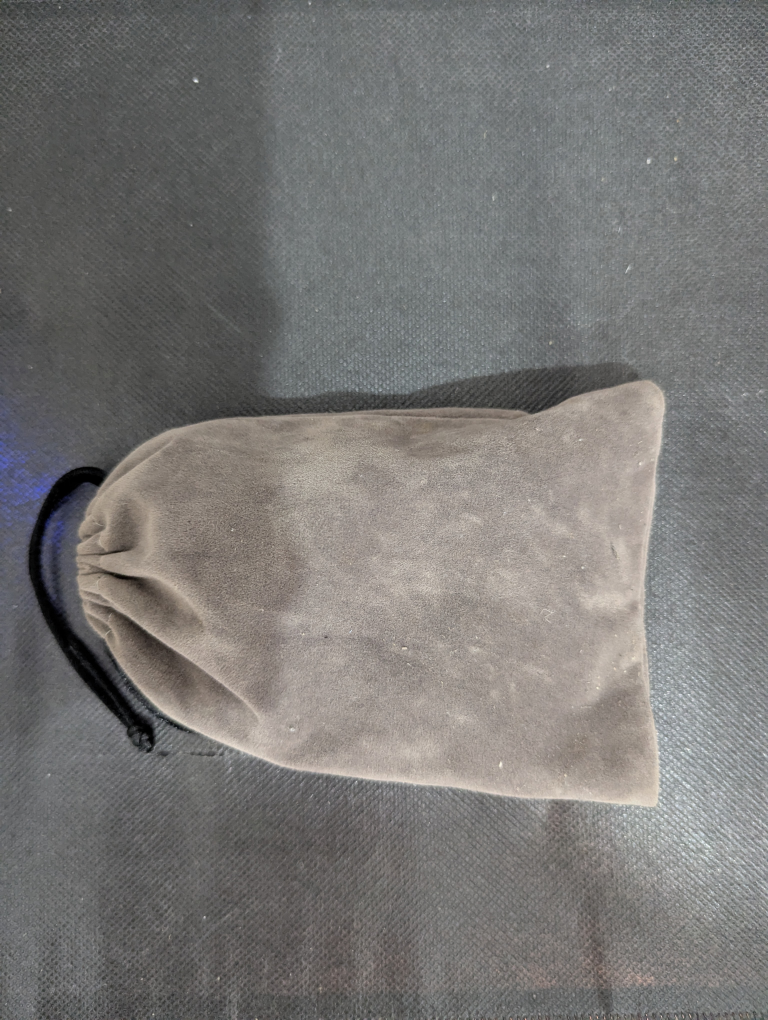
#> input picture images/1.jpg, 3072 x 4080 px (shown at 1/4 size)
$ python main.py images/1.jpg   (older library calls are emulated)
#> lines starting #> are read from the running program, lines starting #| are printed output that depends on the picture; after the words box and inside, x2 and y2 are one past the last pixel; in counts of white or black regions, pixels touching at a corner belong together
### feature_extractor.py
import cv2
import numpy as np
from image_processor import ImageProcessor
from frequency_analyzer import FrequencyAnalyzer
from color_analyzer import ColorAnalyzer

class FeatureExtractor:

    @staticmethod
    def extract(image):
        # 1. CORREÇÃO: Fazer um CROP central para não destruir os pixels da IA com interpolação
        h, w = image.shape[:2]
        start_y = max(0, h//2 - 256)
        start_x = max(0, w//2 - 256)
        image_cropped = image[start_y:start_y+512, start_x:start_x+512]

        # Garantia de que a imagem terá 512x512 caso a original seja muito pequena
        image_resized = ImageProcessor.prepare_image(image_cropped, target_size=(512, 512))

        # 2. CORREÇÃO: A FFT deve analisar a imagem CRUA (sem blur)
        gray_raw = ImageProcessor.to_grayscale(image_resized)
        freq_score = FrequencyAnalyzer.analyze(gray_raw)

        # 3. Suaviza ruídos APÓS a FFT para preparar a análise de cores/bordas
        image_blurred = ImageProcessor.remove_sensor_noise(image_resized)

        # 4. CORREÇÃO: Laplaciano aplicado na imagem COM BLUR.
        # Isso ignora a textura do tecido preto no fundo das imagens e foca nos artefatos da IA
        laplacian = cv2.Laplacian(image_blurred, cv2.CV_64F)
        laplacian_8bit = cv2.convertScaleAbs(laplacian)

        rgb_hist = ColorAnalyzer.rgb_histogram(laplacian_8bit)
        hsv_hist = ColorAnalyzer.hsv_histogram(laplacian_8bit)

        rgb_score = ColorAnalyzer.histogram_score(rgb_hist)
        hsv_score = ColorAnalyzer.histogram_score(hsv_hist)

        return {
            "frequency_score": freq_score,
            "rgb_score": rgb_score,
            "hsv_score": hsv_score
        }

### image_processor.py
import cv2
import numpy as np

class ImageProcessor:
    @staticmethod
    def prepare_image(image, target_size=(512, 512)):
        # Padroniza o tamanho da imagem para neutralizar resoluções diferentes.
        return cv2.resize(image, target_size, interpolation=cv2.INTER_AREA)

    @staticmethod
    def to_grayscale(image):
        return cv2.cvtColor(image, cv2.COLOR_BGR2GRAY)

    @staticmethod
    def remove_sensor_noise(image):
        # Suaviza o sharpening artificial gerado pelas câmeras dos celulares.
        return cv2.GaussianBlur(image, (3, 3), 0)

    @staticmethod
    def enhance_contrast(image):
        return cv2.equalizeHist(image)

    # [8 lines left out: function sharpen, not called in this run]

### frequency_analyzer.py
import numpy as np
import cv2

class FrequencyAnalyzer:

    @staticmethod
    def compute_fft(image_gray):
        # Garante tamanho fixo para manter a escala da FFT idêntica
        resized = cv2.resize(image_gray, (512, 512), interpolation=cv2.INTER_AREA)
        f = np.fft.fft2(resized)
        fshift = np.fft.fftshift(f)
        magnitude = np.abs(fshift)
        # Aplica log para comprimir a escala dinâmica e facilitar a análise
        return np.log(magnitude + 1e-5)

    @staticmethod
    def analyze_frequencies(magnitude):
        h, w = magnitude.shape

        # Extrai apenas a coroa mais externa (as altíssimas frequências onde a IA falha)
        # Ignoramos completamente o centro (baixas frequências/conteúdo da imagem)
        high_frequencies = np.copy(magnitude)
        high_frequencies[h//3:2*h//3, w//3:2*w//3] = 0

        # Calculamos a variação (desvio padrão) desse ruído de alta frequência.
        # Imagens naturais têm ruído uniforme (desvio baixo). IA tem picos matemáticos (desvio alto).
        return float(np.std(high_frequencies))

    @staticmethod
    def analyze(image_gray):
        magnitude = FrequencyAnalyzer.compute_fft(image_gray)
        return FrequencyAnalyzer.analyze_frequencies(magnitude)

### color_analyzer.py
import cv2
import numpy as np

class ColorAnalyzer:

    @staticmethod
    def rgb_histogram(image):
        hist = []
        for i in range(3):
            h = cv2.calcHist([image], [i], None, [256], [0,256])
            hist.append(h.flatten())
        return hist

    @staticmethod
    def hsv_histogram(image):
        hsv = cv2.cvtColor(image, cv2.COLOR_BGR2HSV)
        hist = []
        for i in range(3):
            h = cv2.calcHist([hsv], [i], None, [256], [0,256])
            hist.append(h.flatten())
        return hist

    @staticmethod
    def detect_color_anomaly(histograms):

        smoothness_scores = []
        for hist in histograms:

            hist = hist / (np.sum(hist) + 1e-5)
            derivative = np.diff(hist)
            smoothness_scores.append(np.std(derivative))

        return np.mean(smoothness_scores)

    @staticmethod
    def histogram_score(histograms):
        return ColorAnalyzer.detect_color_anomaly(histograms)

### detector.py
import json
import os
from feature_extractor import FeatureExtractor
import numpy as np

class DeepfakeDetector:

    def __init__(self):
        base_dir = os.path.dirname(os.path.abspath(__file__))
        config_path = os.path.join(base_dir, "config", "config.json")
        with open(config_path) as f:
            self.config = json.load(f)

    def analyze(self, image):
        features = FeatureExtractor.extract(image)

        freq = features["frequency_score"]
        rgb = features["rgb_score"]
        hsv = features["hsv_score"]

        # 1. Normalização da Frequência baseada no mapeamento real (2.15 a 2.65)
        min_f, max_f = self.config["min_freq"], self.config["max_freq"]
        freq_norm = (freq - min_f) / (max_f - min_f + 1e-5)
        freq_norm = float(np.clip(freq_norm, 0.0, 1.0))

        # 2. Ajuste do teto do RGB: subimos o teto para 0.025
        rgb_norm = (rgb - 0.0001) / (0.025 - 0.0001 + 1e-5)
        rgb_norm = float(np.clip(rgb_norm, 0.0, 1.0))

        # Score Final Combinado (Pega o maior nível de suspeita)
        final_score = max(freq_norm, rgb_norm)

        is_suspicious = final_score > self.config["final_threshold"]

        print(f"FREQ Normalizado: {freq_norm:.4f} (Original: {freq:.4f})")
        print(f"RGB Normalizado:  {rgb_norm:.4f} (Original: {rgb:.6f})")
        print(f"SCORE FINAL DE SUSPEITA: {final_score:.4f}")

        # Corrigido: Usamos float() em TODOS os valores numéricos para o JSON não quebrar
        return {
            "is_suspicious": bool(is_suspicious),
            "final_score": float(final_score),
            "frequency_score": float(freq),
            "rgb_score": float(rgb)
        }

### main.py
import cv2
import json
import os
import sys
from detector import DeepfakeDetector

def main():
    image_path = "images/7.jpg"  # Caminho padrão para teste
    if len(sys.argv) > 1:
        image_path = sys.argv[1]

    if not os.path.exists(image_path):
        print(f"Erro: A imagem '{image_path}' não foi encontrada!")
        return

    image = cv2.imread(image_path)
#> image is the input picture: shape (4080, 3072, 3); mean B, G, R 117.3, 119.2, 120.7

    if image is None:
        print("Erro ao carregar imagem!")
        return

    print(f"Analisando o arquivo: {image_path}...")
    detector = DeepfakeDetector()
#> (reads config/config.json from the repository)
    result = detector.analyze(image)
#> in extract, `image_cropped = image[start_y:start_y+512, start_x:start_x+512]`:
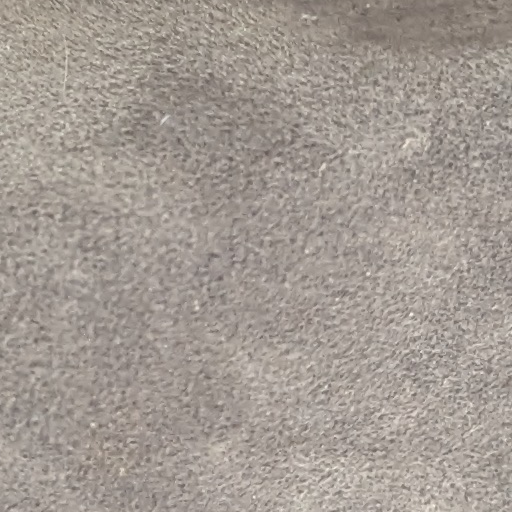
#> image_cropped: shape (512, 512, 3); mean B, G, R 147.2, 154.6, 163.2
#> in compute_fft, `return np.log(magnitude + 1e-5)`:
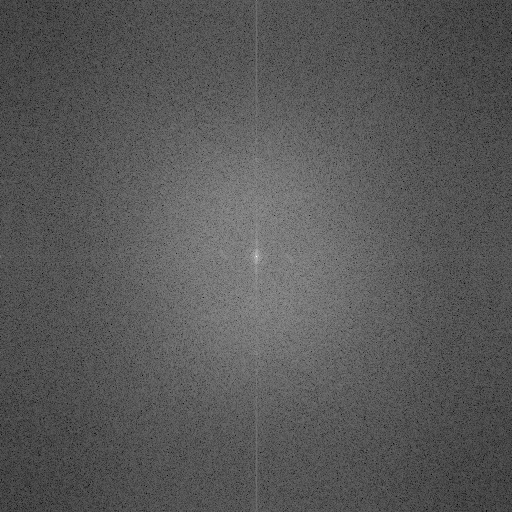
#> returned value: shape (512, 512) float64; min 2.59, max 17.53, mean 7.77; drawn with min black and max white
#> in analyze_frequencies, `high_frequencies[h//3:2*h//3, w//3:2*w//3] = 0`:
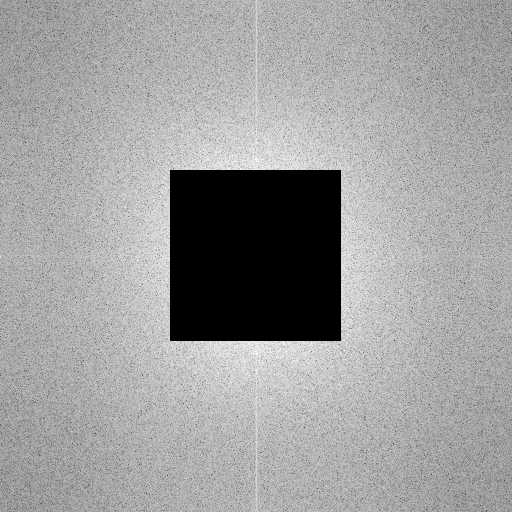
#> high_frequencies: shape (512, 512) float64; 11.15% of pixels changed, all inside (x1, y1, x2, y2) = (170, 170, 341, 341); drawn with min black and max white
#> in extract, `freq_score = FrequencyAnalyzer.analyze(gray_raw)`: freq_score = 2.52
#> in extract, `laplacian = cv2.Laplacian(image_blurred, cv2.CV_64F)`:
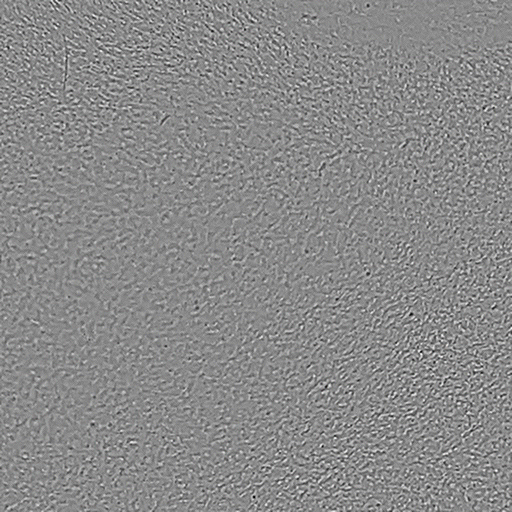
#> laplacian: shape (512, 512, 3) float64; mean B, G, R 0, 0, 0; drawn with min black and max white
#> in extract, `laplacian_8bit = cv2.convertScaleAbs(laplacian)`:
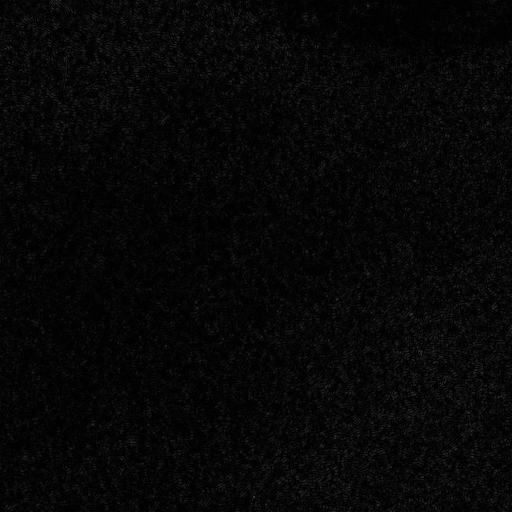
#> laplacian_8bit: shape (512, 512, 3); mean B, G, R 6.8, 6.8, 6.8
#> after the loop in rgb_histogram, `for i in range(3):`: hist = 3 items
#> in hsv_histogram, `hsv = cv2.cvtColor(image, cv2.COLOR_BGR2HSV)`: hsv: shape (512, 512, 3); mean H, S, V 27.9, 35.2, 7.2
#> the loop in detect_color_anomaly, `for hist in histograms: ` made 3 passes
#> after the loop in detect_color_anomaly, `for hist in histograms:`: smoothness_scores = [0.00369, 0.00374, 0.00374]
#> in extract, `rgb_score = ColorAnalyzer.histogram_score(rgb_hist)`: rgb_score = 0.00372
#> the loop in detect_color_anomaly (call 2), `for hist in histograms: ` made 3 passes
#> in extract, `hsv_score = ColorAnalyzer.histogram_score(hsv_hist)`: hsv_score = 0.0294
#> in analyze, `features = FeatureExtractor.extract(image)`: features = {'frequency_score': 2.52, 'rgb_score': 0.00372, 'hsv_score': 0.0294}
#> in analyze, `freq = features["frequency_score"]`: freq = 2.52
#> in analyze, `rgb = features["rgb_score"]`: rgb = 0.00372
#> in analyze, `hsv = features["hsv_score"]`: hsv = 0.0294

    print("\nResultado da análise:")
    for k, v in result.items():
        print(f"{k}: {v}")

    os.makedirs("outputs", exist_ok=True)

    with open("outputs/results.json", "w") as f:
        json.dump(result, f, indent=4)

    print("\nResultado salvo em outputs/results.json")

if __name__ == "__main__":
#> (the run stopped early here; a loop or call above may not have finished)
